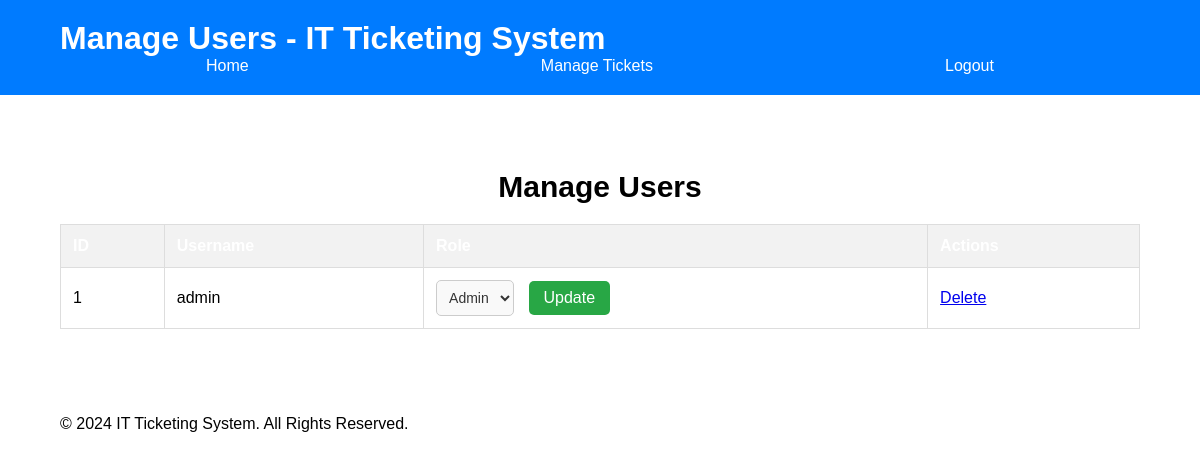
Page /manage_users.php (signed in) on the earlier database version.
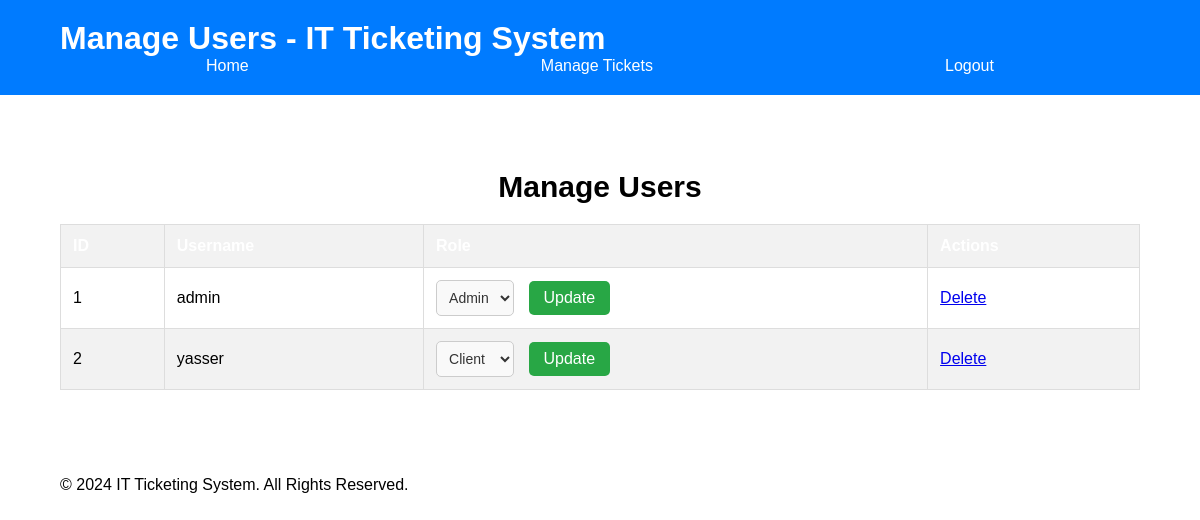
Same page on the later database version.
### tables this page shows
CREATE TABLE IF NOT EXISTS `users` (
  `id` int(11) NOT NULL AUTO_INCREMENT,
  `user` varchar(100) NOT NULL,
  `password` varchar(255) NOT NULL,
  `email` varchar(255) DEFAULT NULL,
  `role` enum('admin','client') NOT NULL DEFAULT 'client',
  `created_at` timestamp NOT NULL DEFAULT CURRENT_TIMESTAMP,
  PRIMARY KEY (`id`),
  UNIQUE KEY `user` (`user`)
);

### manage_users.php (the view, shortened to what this page needs)
<?php
$conn = mysqli_connect($db_server, $db_user, $db_pass, $db_name);
$sql = "SELECT id, user, role FROM users";
$result = mysqli_query($conn, $sql);
?>
<!DOCTYPE html>
<html lang="en">
<head>
    <link rel="stylesheet" href="assets/css/admin.css">
</head>
<body>
    <header>
        <div class="container">
            <h1>Manage Users - IT Ticketing System</h1>
            <nav>
                <ul>
                    <li><a href="homepage.php">Home</a></li>
                    <li><a href="admin.php">Manage Tickets</a></li>
                    <li><a href="login.php">Logout</a></li>
                </ul>
            </nav>
        </div>
    </header>
    <main>
        <section class="admin-section">
            <div class="container">
                <h2>Manage Users</h2>
                <table>
                    <thead>
                        <tr>
                            <th>ID</th>
                            <th>Username</th>
                            <th>Role</th>
                            <th>Actions</th>
                        </tr>
                    </thead>
                    <tbody>
                    <?php
                    if ($result) {
                        while ($row = mysqli_fetch_assoc($result)) {
                            echo "<tr>
                                    <td>{$row['id']}</td>
                                    <td>{$row['user']}</td>
                                    <td>
                                        <form action='' method='post' style='display:inline;' class='update-role-form'>
                                            <input type='hidden' name='user_id' value='{$row['id']}'>
                                            <select name='role'>
                                                <option value='admin' " . ($row['role'] == 'admin' ? 'selected' : '') . ">Admin</option>
                                                <option value='client' " . ($row['role'] == 'client' ? 'selected' : '') . ">Client</option>
                                            </select>
                                            <button type='submit'>Update</button>
                                        </form>
                                    </td>
                                    <td><a href='?delete_user_id={$row['id']}' class='delete-user'>Delete</a></td>
                                  </tr>";
                        }
                    } else {
                        echo "Error fetching users: " . mysqli_error($conn);
                    }
                    ?>
                    </tbody>
                </table>
            </div>
        </section>
    </main>
    <footer>
        <div class="container">
            <p>&copy; 2024 IT Ticketing System. All Rights Reserved.</p>
        </div>
    </footer>
</body>
</html>

Differences in the rows shown:
added users: id "2", user "yasser", role "Client"
